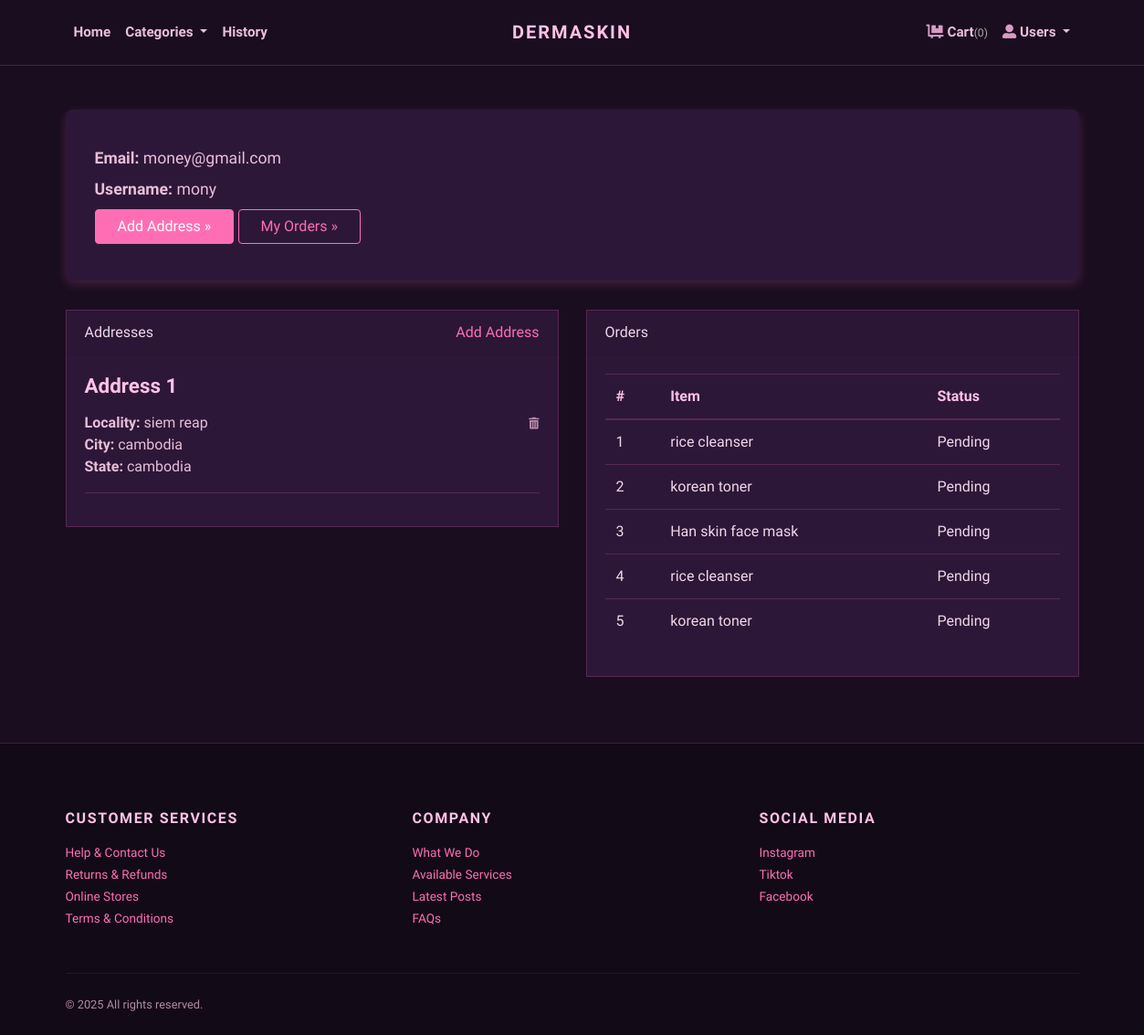
The page /accounts/profile/ (signed in) on the database its author committed.
### store/models.py (models this page shows, shortened)
class Address(models.Model):
    user = models.ForeignKey(User, verbose_name="User", on_delete=models.CASCADE)
    locality = models.CharField(max_length=150, verbose_name="Nearest Location")
    city = models.CharField(max_length=150, verbose_name="City")
    state = models.CharField(max_length=150, verbose_name="State")

class Order(models.Model):
    user = models.ForeignKey(User, verbose_name="User", on_delete=models.CASCADE)
    address = models.ForeignKey(Address, verbose_name="Shipping Address", on_delete=models.CASCADE)
    product = models.ForeignKey(Product, verbose_name="Product", on_delete=models.CASCADE)
    quantity = models.PositiveIntegerField(verbose_name="Quantity")
    payment_method = models.CharField(
        max_length=10,
        default="COD"
    )
    payment_proof = models.ImageField(
        upload_to='payment_proofs',
        blank=True,
        null=True,
        verbose_name="Payment Proof Screenshot"
    )
    payment_status = models.CharField(
        choices=PAYMENT_STATUS_CHOICES,
        max_length=20,
        default="Pending",
        verbose_name="Payment Verification Status"
    )
    payment_verified_at = models.DateTimeField(
        blank=True,
        null=True,
        verbose_name="Payment Verified Date"
    )
    admin_notes = models.TextField(
        blank=True,
        null=True,
        verbose_name="Admin Notes"
    )
    ordered_date = models.DateTimeField(auto_now_add=True, verbose_name="Ordered Date")
    status = models.CharField(
        choices=STATUS_CHOICES,
        max_length=50,
        default="Pending"
    )

class Product(models.Model):
    title = models.CharField(max_length=150, verbose_name="Product Title")
    slug = models.SlugField(
        max_length=160,
        unique=True,   # ✅ FIX
        verbose_name="Product Slug"
    )
    sku = models.CharField(max_length=255, unique=True)
    short_description = models.TextField()
    detail_description = models.TextField(blank=True, null=True)
    product_image = models.ImageField(upload_to='product', blank=True, null=True)
    price = models.DecimalField(max_digits=8, decimal_places=2)
    category = models.ForeignKey(Category, on_delete=models.CASCADE)
    is_active = models.BooleanField()
    is_featured = models.BooleanField()
    created_at = models.DateTimeField(auto_now_add=True)
    updated_at = models.DateTimeField(auto_now=True)

### store/views.py (the view)
# urls.py: path('accounts/profile/', views.profile, name="profile"),
@login_required
def profile(request):
    addresses = Address.objects.filter(user=request.user)
    orders = Order.objects.filter(user=request.user)
    return render(request, 'account/profile.html', {
        'addresses': addresses,
        'orders': orders
    })

### store/context_preprocessors.py (called while the page is built)
def store_menu(request):
    categories = Category.objects.filter(is_active=True)
    context = {
        'categories_menu': categories,
    }
    return context

def cart_menu(request):
    if request.user.is_authenticated:
        cart_items= Cart.objects.filter(user=request.user)
        context = {
            'cart_items': cart_items,
        }
    else:
        context = {}
    return context

### templates/account/profile.html (shortened to what this page needs)
{% extends 'base.html' %}
{% load static %}
    {% block content %}
      <div class="container py-5">
        <div class="jumbotron">
          <p><strong>Email:</strong> {{request.user.email}}</p>
          <p><strong>Username:</strong> {{request.user.username}}</p>
          <p><a class="btn btn-primary btn-large" href="{% url 'store:add-address' %}">Add Address »</a> <a class="btn btn-outline-primary btn-large" href="#">My Orders »</a></p>
        </div>
        <div class="row">
          <div class="col-lg-6">
            <div class="card mb-4" id="headings">
              <div class="card-header">Addresses <span class="float-right"><a href="{% url 'store:add-address' %}">Add Address</a></span></div>
              <div class="card-body">
                {% if addresses %}
                    {% for address in addresses %}
                        <h4 class="mb-3">Address {{forloop.counter}}</h4>
                        <span class="float-right"><a href="{% url 'store:remove-address' address.id %}"><i class="fas fa-trash-alt small text-muted"></i></a></span>
                        <p>
                            <strong>Locality: </strong>{{address.locality}} <br>
                            <strong>City: </strong>{{address.city}} <br>
                            <strong>State: </strong>{{address.state}} <br>
                        </p>
                        <hr>
                    {% endfor %}
                {% else %}
                <div class="text-danger">
                  Address not Added.
                </div>
                {% endif %}
              </div>
            </div>
          </div>
          <div class="col-lg-6">
            <div class="card mb-4" id="tables">
              <div class="card-header">Orders</div>
              <div class="card-body">
                <table class="table table-hover">
                  <thead>
                    <tr>
                      <th>#</th>
                      <th>Item</th>
                      <th>Status</th>
                    </tr>
                  </thead>
                  <tbody>
                    {% if orders %}
                      {% for order in orders %}
                        <tr>
                          <td>{{forloop.counter}}</td>
                          <td>{{order.product.title}}</td>
                          <td>
                            {{order.status}}
                          </td>
                        </tr>
                      {% endfor %}
                    {% else %}
                    <tr>
                      <td class="text-danger" colspan="3">You've not Ordered anything yet.</td>
                    </tr>
                    {% endif %}
                  </tbody>
                </table>
              </div>
            </div>
          </div>
        </div>
      </div>
{% endblock content %}

### jewelryshop/static/css/style.default.css (style rules this page uses)
strong { font-weight: 700; }
.btn { font-weight: 400; border: 1px solid transparent; font-family: inherit; padding: 0.375rem 1.5rem; font-size: 1rem; line-height: 1.5; border-radius: 0; transition: color 0.15s ease-in-out, background-color 0.15s ease-in-out, border-color 0.15s ease-in-out, box-shadow 0.15s ease-in-out; }
.btn-primary { color: #212529; background-color: #dcb14a; border-color: #dcb14a; }
.btn-outline-primary { color: #dcb14a; background-color: transparent; background-image: none; border-color: #dcb14a; }
body { font-family: "Libre Franklin", sans-serif; font-size: 1rem; font-weight: 400; line-height: 1.5; color: #111111; background-color: #fff; }
a { color: #dcb14a; text-decoration: none; }
h1, h2, h3, h4, h5, h6, .h1, .h2, .h3, .h4, .h5, .h6 { margin-bottom: 0.5rem; font-family: inherit; font-weight: 900; line-height: 1.2; color: inherit; }
h4, .h4 { font-size: 1.4rem; }
hr { border-top: 1px solid rgba(17, 17, 17, 0.1); }
small, .small { font-size: 80%; font-weight: 400; }
.card { background-color: #fff; border: 1px solid rgba(17, 17, 17, 0.125); border-radius: 0; }
.card-body { padding: 1.25rem; }
.card-header { padding: 0.75rem 1.25rem; background-color: rgba(17, 17, 17, 0.03); border-bottom: 1px solid rgba(17, 17, 17, 0.125); }
.card-header:first-child { border-radius: calc(0 - 1px) calc(0 - 1px) 0 0; }

### jewelryshop/static/css/custom.css (style rules this page uses)
html, body { background-color: #1a0d1f !important; color: #f0d7e8 !important; }
h1, h2, h3, h4, h5, h6 { color: #ffc2e8 !important; }
p, span, small, label { color: #e8bfd9 !important; }
a { color: #ff6eb4 !important; }
.navbar i, .fas, .far { color: #d89cc5 !important; }
.card { background-color: #2d1738 !important; border: 1px solid rgba(255, 110, 180, 0.2); }
.btn { border-radius: 4px; }
.btn-primary { background-color: #ff6eb4 !important; border-color: #ff6eb4 !important; color: #ffffff !important; }
.table { color: #f0d7e8 !important; }
.table th, .table td { border-color: rgba(255, 110, 180, 0.2) !important; }
.table thead th { background-color: #2d1738 !important; color: #ffc2e8 !important; }
.text-muted { color: #b388a6 !important; }
hr { border-color: rgba(255, 110, 180, 0.2) !important; }
.jumbotron { background-color: #2d1738; padding: 2rem 2rem; border-radius: 0.5rem; box-shadow: 0 4px 12px rgba(255, 110, 180, 0.2); margin-bottom: 2rem; text-align: left; }
.jumbotron p { font-size: 1.1rem; color: #e8bfd9; margin-bottom: 0.5rem; }
.jumbotron .btn-primary { background-color: #ff6eb4; border-color: #ff6eb4; transition: background 0.3s ease, border-color 0.3s ease; }
.jumbotron .btn-outline-primary { border-color: #ff6eb4; color: #ff6eb4; transition: all 0.3s ease; }

### rows shown on the page
Address: locality "siem reap", city "cambodia", state "cambodia"
Order: product "rice cleanser", status "Pending"
Order: product "korean toner", status "Pending"
Order: product "Han skin face mask", status "Pending"
Order: product "rice cleanser", status "Pending"
Order: product "korean toner", status "Pending"

### other values the page prints
{{ cart_items.count }} "0"
{{ request.user.email }} "money@gmail.com"
{{ request.user.username }} "mony"
